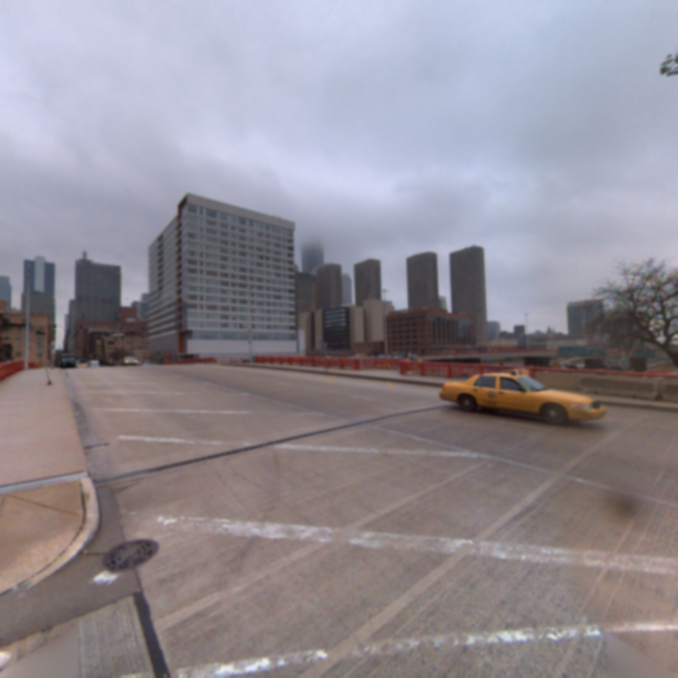
#> input picture output/blur.png, 2032 x 2032 px (shown at 1/3 size)
$ python img_process.py output
#> lines starting #> are read from the running program, lines starting #| are printed output that depends on the picture; after the words box and inside, x2 and y2 are one past the last pixel; in counts of white or black regions, pixels touching at a corner belong together
from PIL import Image
import cv2
import numpy as np
import os
import sys
import shutil
import math

# [42 lines left out: functions greyscale, contrast, histogram_equalization, blur, threshold, not called in this run]

def image_mean(dir):
    img_paths = [];
    for image in os.listdir(dir):
        if (image == '.DS_Store'): continue
        img_paths.append(os.path.join(dir,image))

    avg_img = cv2.imread(img_paths[0]) * (1/len(img_paths))
    for image in img_paths[1:]:
        avg_img = cv2.add(avg_img, cv2.imread(image) * (1/len(img_paths)))
    return avg_img

def pre_process(dir):
#> called with dir = 'output/'
    img_paths = [];
    for image in os.listdir(dir):
        if (image == '.DS_Store'): continue
        img_paths.append(os.path.join(dir,image))

    # CREATE PARENT DIRECTORY FOR PRE-PROCESSED IMAGES
    out_path = './pre_processed_images/'
    if os.path.exists(out_path):
        shutil.rmtree(out_path)
    os.mkdir(out_path)

    # SORT
    img_paths.sort()

    # CREATE DIRECTORIES FOR BINS
    total_num_imgs = len(img_paths)
    num_imgs_per_bin = 100
    num_bins = math.ceil(float(total_num_imgs) / float(num_imgs_per_bin))
    if num_bins == 0 and total_num_imgs > 0:
        num_bins = 1
    curr_image_index = 0

    dir_tokens = dir.split("/")
    dir_name = dir_tokens[-2]
    for i in range(num_bins):
        bin_path = out_path + dir_name + "_" + "bin_" + str(i+1) + "/"
        os.mkdir(bin_path)
        curr_num_imgs = 0
        while (curr_num_imgs < num_imgs_per_bin or i == num_bins-1):
            if (curr_image_index >= len(img_paths)):
                break
            img = cv2.imread(img_paths[curr_image_index])
#> img is the input picture: shape (2032, 2032, 3); mean B, G, R 147.2, 139.5, 145
            # HIST EQ
            img_yuv = cv2.cvtColor(img, cv2.COLOR_BGR2YUV)
#> img_yuv: shape (2032, 2032, 3); mean of channels 0, 1, 2 142, 130.6, 130.6
            img_yuv[:,:,0] = cv2.equalizeHist(img_yuv[:,:,0])
#> img_yuv: shape (2032, 2032, 3); mean of channels 0, 1, 2 128.5, 130.6, 130.6
            hist_output = cv2.cvtColor(img_yuv, cv2.COLOR_YUV2BGR)
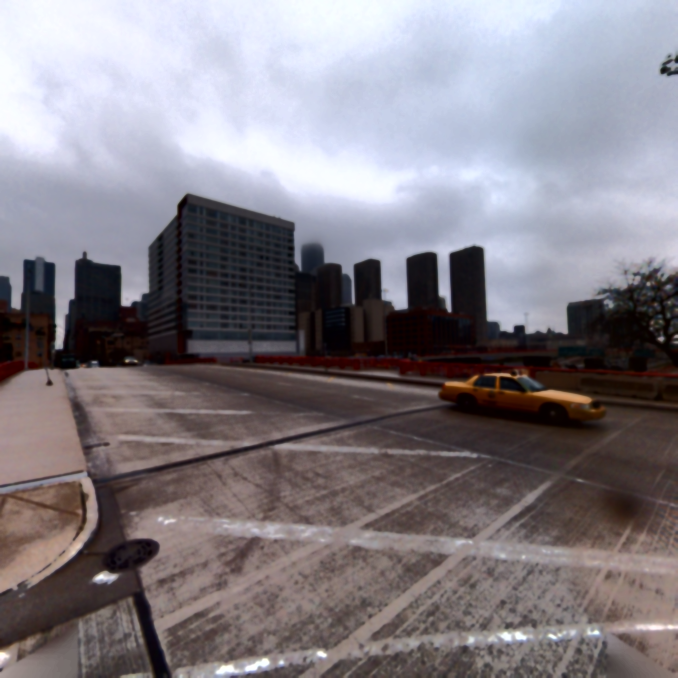
#> hist_output: shape (2032, 2032, 3) (shown at 1/3 size); mean B, G, R 132.7, 126, 131.5
            # GREYSCALE
            greyscale_output = cv2.cvtColor(hist_output, cv2.COLOR_BGR2GRAY)
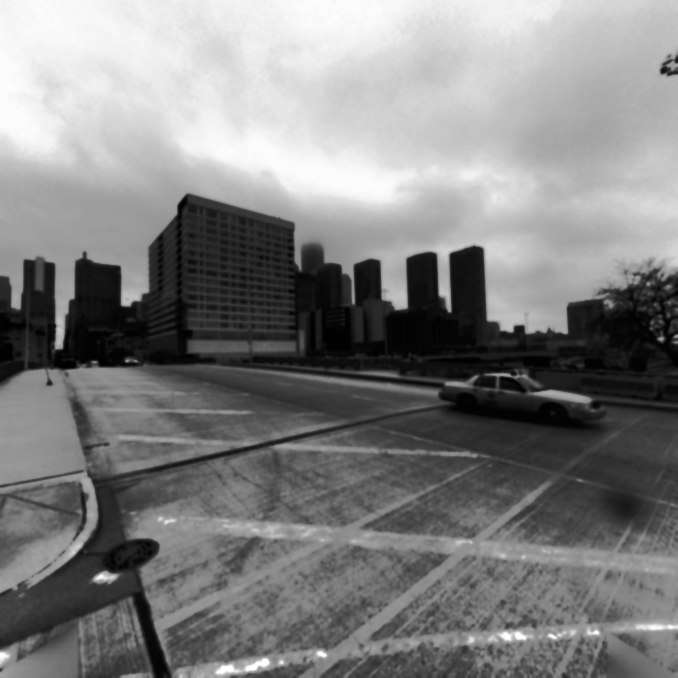
#> greyscale_output: shape (2032, 2032) (shown at 1/3 size); min 0, max 255, mean 128.4
            # GAUSISAN BLUR
            blur_output = cv2.GaussianBlur(greyscale_output,(21,21),0)
            # ADAPTIVE THRESHOLD
            adaptive_threshold = cv2.adaptiveThreshold(blur_output, 255, cv2.ADAPTIVE_THRESH_MEAN_C, cv2.THRESH_BINARY, 105, 10)
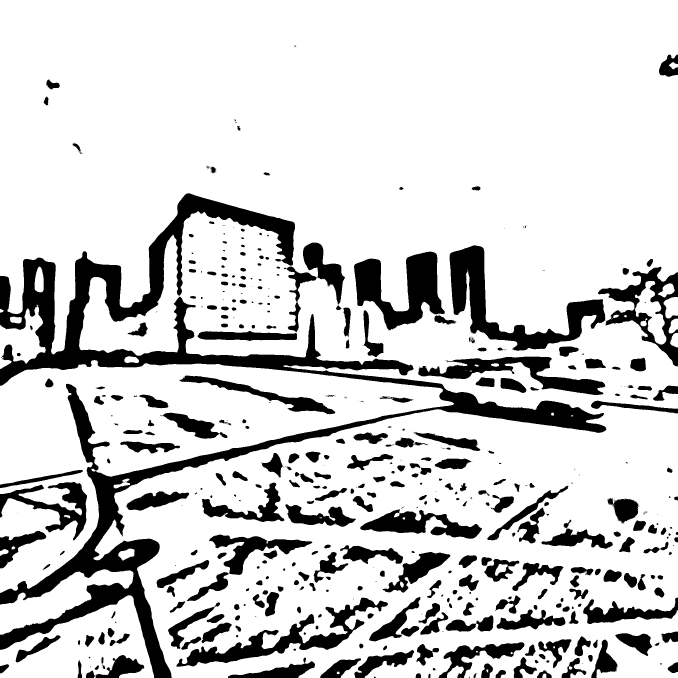
#> adaptive_threshold: shape (2032, 2032) (shown at 1/3 size); 81.7% white; 489 black regions (152 under 20 px), largest, box (x1, y1, x2, y2) and area: (0, 580, 1819, 2032) 265956, (1349, 736, 1817, 1052) 39493, (1062, 755, 1335, 992) 31093
            # SAVE
            cv2.imwrite( bin_path + img_paths[curr_image_index].split("/")[-1], adaptive_threshold )

            curr_num_imgs+=1
            curr_image_index+=1

        os.rename(bin_path, out_path + dir_name + "_" + "bin" + str(curr_image_index - curr_num_imgs) + "to" + str(curr_image_index-1))
    return out_path

def process(dir):
    out_path = './processed_output/'
    if os.path.exists(out_path):
        shutil.rmtree(out_path)
    os.mkdir(out_path)

    pre_process_paths = []
    process_paths = []
    for subdir in os.listdir(dir):
        if (subdir == '.DS_Store'): continue
        path = os.path.join(dir,subdir)
        pre_process_paths.append(path + "/")
        process_path = out_path + path.split("/")[-1] + "/"
        process_paths.append(process_path)
        os.mkdir(process_path)

    for i in range(len(pre_process_paths)):
        dir = pre_process_paths[i]
        avg_img = image_mean(dir)
        threshold_img = cv2.threshold(avg_img, 127, 255, cv2.THRESH_BINARY)[1]
        cv2.imwrite( process_paths[i] + process_paths[i].split("/")[-2] + '_finalMask.png', threshold_img )

# [15 lines left out: function blur_detection, not called in this run]

# [5 lines of commented-out code are left out]

if __name__ == '__main__':
    if (len(sys.argv) < 2):
        print("Please supply a directory of images. Usage: python3 img_process.py [img_dir_path]")
        exit(0)

    dir = sys.argv[1]
    if dir[-1] != "/":
        dir += "/"
    pre_processed_images_path = pre_process(dir)
#> (the run stopped early here; a loop or call above may not have finished)
